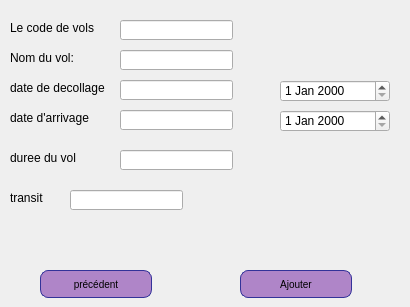
        <widget class="QWidget" name="tab_7">
         <attribute name="title">
          <string>Ajouter</string>
         </attribute>
         <widget class="QLabel" name="label_5">
          <property name="geometry">
           <rect>
            <x>10</x>
            <y>20</y>
            <width>91</width>
            <height>16</height>
           </rect>
          </property>
          <property name="text">
           <string>Le code de vols</string>
          </property>
         </widget>
         <widget class="QLabel" name="label_6">
          <property name="geometry">
           <rect>
            <x>10</x>
            <y>50</y>
            <width>101</width>
            <height>16</height>
           </rect>
          </property>
          <property name="text">
           <string>Nom du vol:</string>
          </property>
         </widget>
         <widget class="QLabel" name="label_19">
          <property name="geometry">
           <rect>
            <x>10</x>
            <y>80</y>
            <width>101</width>
            <height>16</height>
           </rect>
          </property>
          <property name="text">
           <string>date de decollage</string>
          </property>
         </widget>
         <widget class="QLabel" name="label_20">
          <property name="geometry">
           <rect>
            <x>10</x>
            <y>110</y>
            <width>91</width>
            <height>16</height>
           </rect>
          </property>
          <property name="text">
           <string>date d'arrivage</string>
          </property>
         </widget>
         <widget class="QLabel" name="label_21">
          <property name="geometry">
           <rect>
            <x>10</x>
            <y>150</y>
            <width>91</width>
            <height>16</height>
           </rect>
          </property>
          <property name="text">
           <string>duree du vol</string>
          </property>
         </widget>
         <widget class="QLabel" name="label_22">
          <property name="geometry">
           <rect>
            <x>10</x>
            <y>190</y>
            <width>151</width>
            <height>16</height>
           </rect>
          </property>
          <property name="text">
           <string>transit</string>
          </property>
         </widget>
         <widget class="QLineEdit" name="lineEdit_7vols">
          <property name="geometry">
           <rect>
            <x>120</x>
            <y>150</y>
            <width>113</width>
            <height>20</height>
           </rect>
          </property>
         </widget>
         <widget class="QLabel" name="label_32">
          <property name="geometry">
           <rect>
            <x>280</x>
            <y>20</y>
            <width>121</width>
            <height>91</height>
           </rect>
          </property>
          <property name="text">
           <string/>
          </property>
          <property name="pixmap">
           <pixmap>../b_ajout.png</pixmap>
          </property>
          <property name="scaledContents">
           <bool>true</bool>
          </property>
         </widget>
         <widget class="QPushButton" name="pushboutton_ajouter1adam">
          <property name="geometry">
           <rect>
            <x>240</x>
            <y>270</y>
            <width>112</width>
            <height>28</height>
           </rect>
          </property>
          <property name="styleSheet">
           <string notr="true">QPushButton {
color: black;
background-color: rgb(175, 133, 200);
border-width: 1px;
border-color: #339;
border-style: solid;
border-radius: 8;
padding: 3px;
font-size: 10px;
padding-left: 5px;
padding-right: 5px;
min-width: 100px;
max-width: 300px;
min-height: 20px;
max-height: 50px;
}</string>
          </property>
          <property name="text">
           <string>Ajouter</string>
          </property>
         </widget>
         <widget class="QLineEdit" name="lineEdit_3vols">
          <property name="geometry">
           <rect>
            <x>120</x>
            <y>20</y>
            <width>113</width>
            <height>20</height>
           </rect>
          </property>
         </widget>
         <widget class="QLineEdit" name="lineEdit_10vols">
          <property name="geometry">
           <rect>
            <x>120</x>
            <y>110</y>
            <width>113</width>
            <height>20</height>
           </rect>
          </property>
         </widget>
         <widget class="QLineEdit" name="lineEdit_12vols">
          <property name="geometry">
           <rect>
            <x>70</x>
            <y>190</y>
            <width>113</width>
            <height>20</height>
           </rect>
          </property>
         </widget>
         <widget class="QLineEdit" name="lineEdit_4vols">
          <property name="geometry">
           <rect>
            <x>120</x>
            <y>50</y>
            <width>113</width>
            <height>20</height>
           </rect>
          </property>
         </widget>
         <widget class="QLineEdit" name="lineEdit_13vols">
          <property name="geometry">
           <rect>
            <x>120</x>
            <y>80</y>
            <width>113</width>
            <height>20</height>
           </rect>
          </property>
         </widget>
         <widget class="QDateEdit" name="dateEdit">
          <property name="geometry">
           <rect>
            <x>280</x>
            <y>80</y>
            <width>110</width>
            <height>22</height>
           </rect>
          </property>
         </widget>
         <widget class="QDateEdit" name="dateEdit_2">
          <property name="geometry">
           <rect>
            <x>280</x>
            <y>110</y>
            <width>110</width>
            <height>22</height>
           </rect>
          </property>
         </widget>
         <widget class="QPushButton" name="pushButton_prec_login_vol">
          <property name="geometry">
           <rect>
            <x>40</x>
            <y>270</y>
            <width>112</width>
            <height>28</height>
           </rect>
          </property>
          <property name="styleSheet">
           <string notr="true">QPushButton {
color: black;
background-color: rgb(175, 133, 200);
border-width: 1px;
border-color: #339;
border-style: solid;
border-radius: 8;
padding: 3px;
font-size: 10px;
padding-left: 5px;
padding-right: 5px;
min-width: 100px;
max-width: 300px;
min-height: 20px;
max-height: 50px;
}</string>
          </property>
          <property name="text">
           <string>précédent</string>
          </property>
         </widget>
        </widget>
